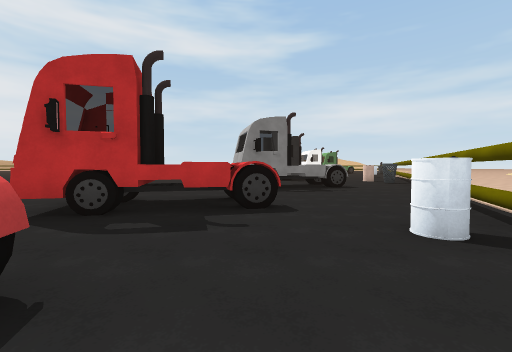
View 1 (above)

24 first-person views from a walk through a Unity game level. The camera is 1.5 m above the floor, tilts 2° down and sees 90° across. The floor is counted in squares, 2 m on a side. Each view is taken from the middle of a square. On the plan, view 1 faces up. The plan holds only what a view shows up to about 9 squares ahead; the rest is blank. The place goes on beyond the plan. The player character is not drawn. Door leaves are left out, so doorways stand open. Some surface patterns are stand-ins.

View 2
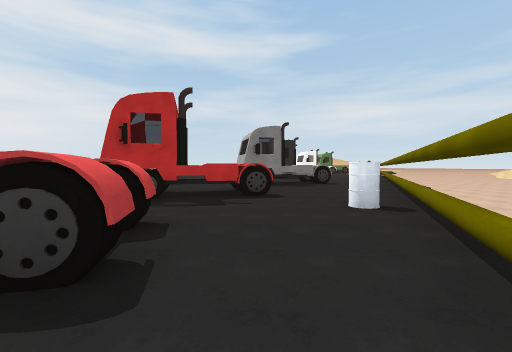

View 3
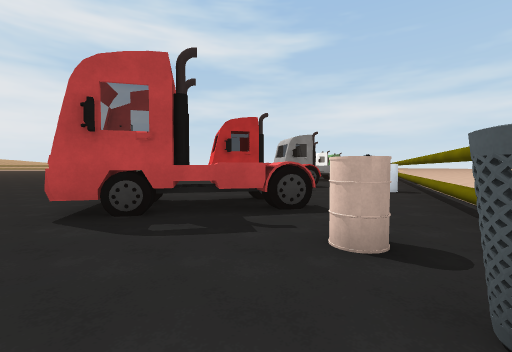

View 4
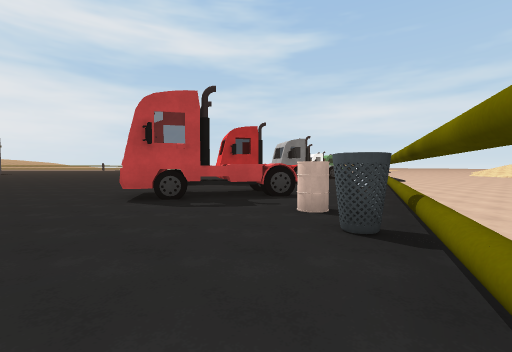

View 5
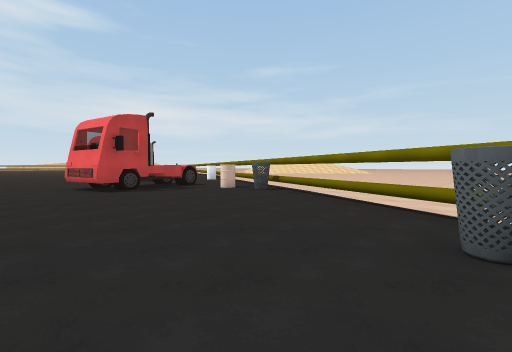

View 6
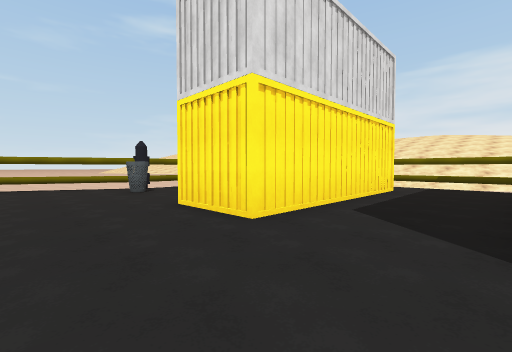

View 7
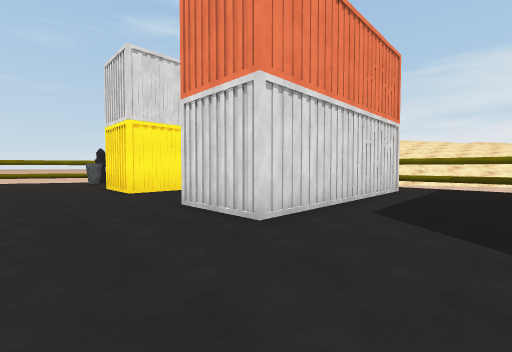

View 8
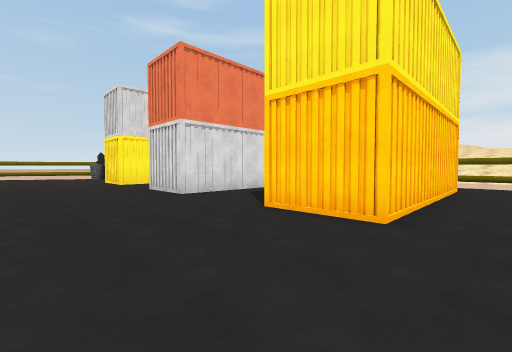

View 9
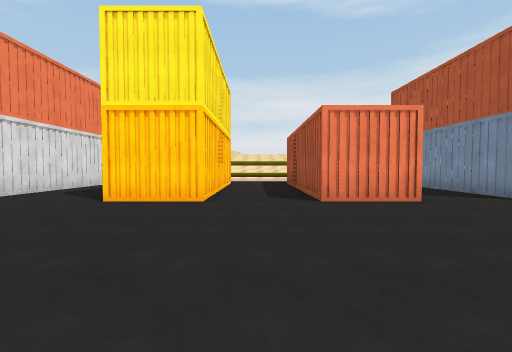

View 10
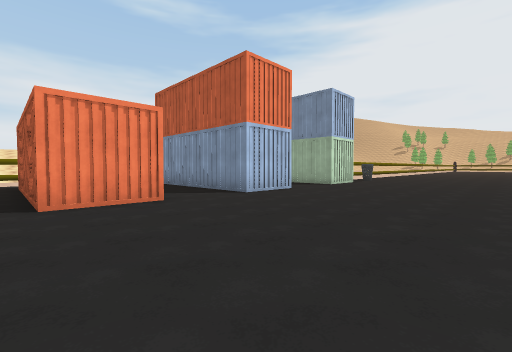

View 11
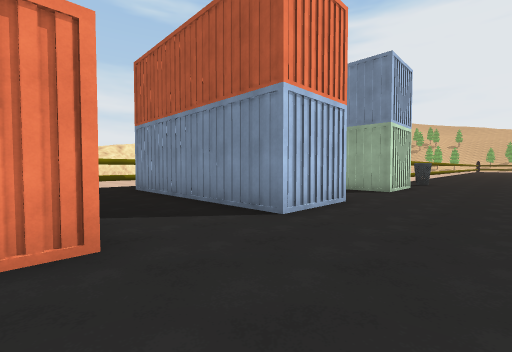

View 12
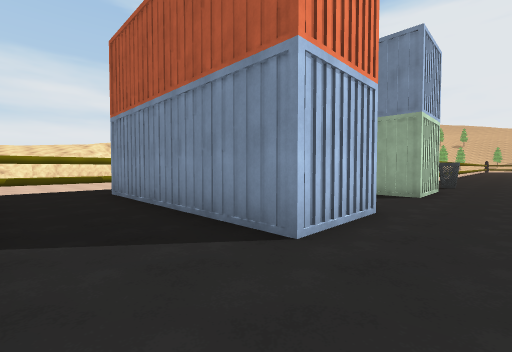

View 13
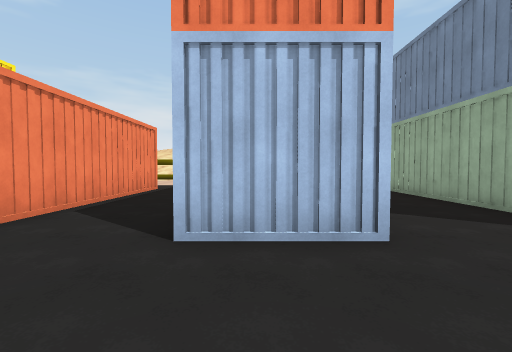

View 14
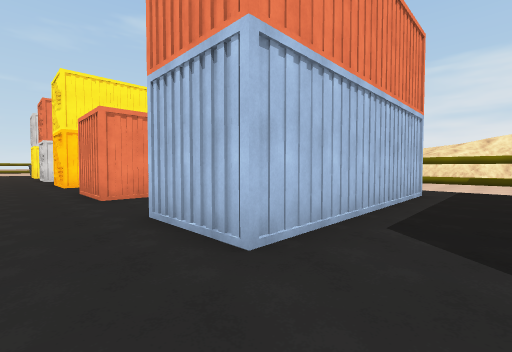

View 15
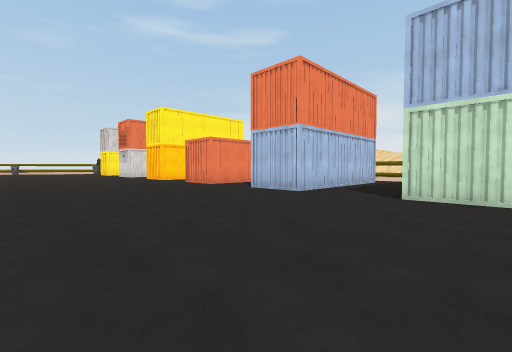

View 16
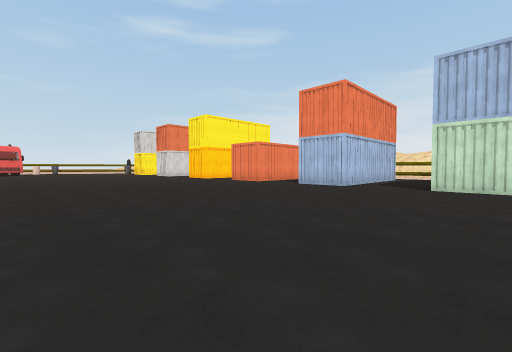

View 17
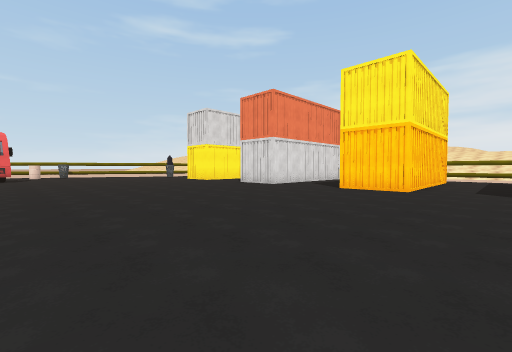

View 18
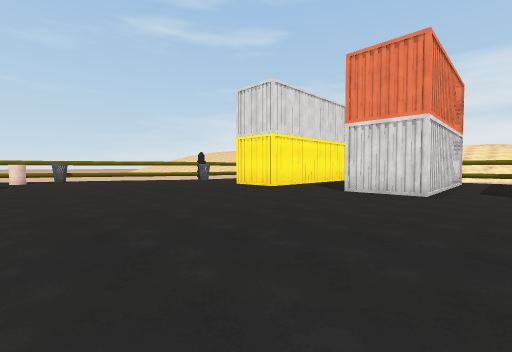

View 19
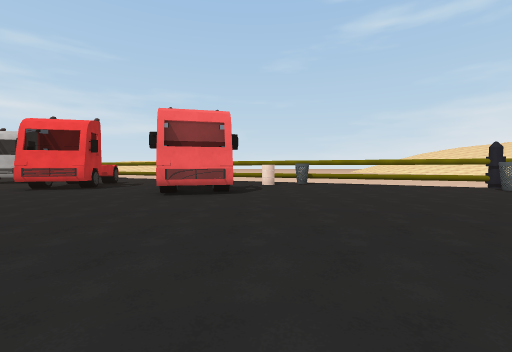

View 20
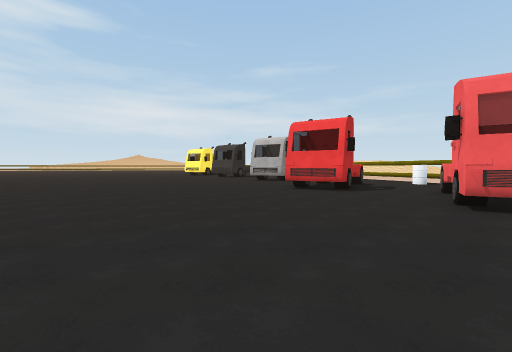

View 21
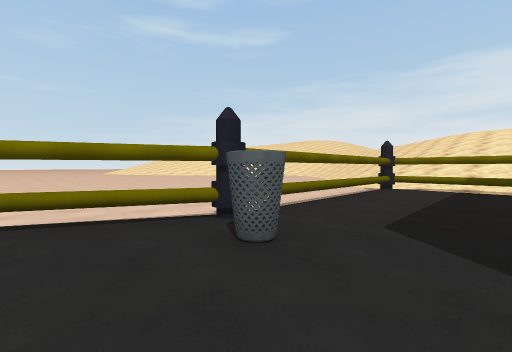

View 22
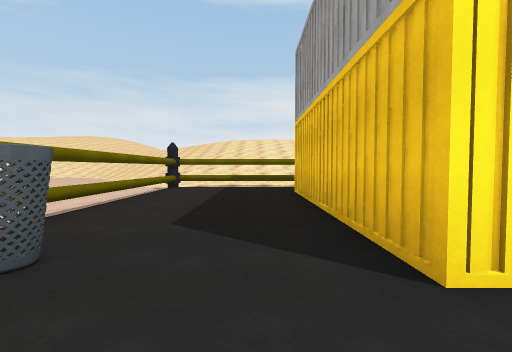

View 23
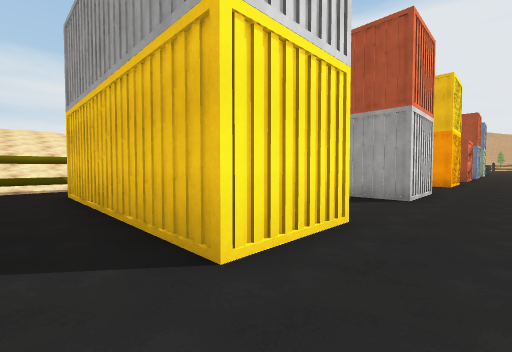

View 24
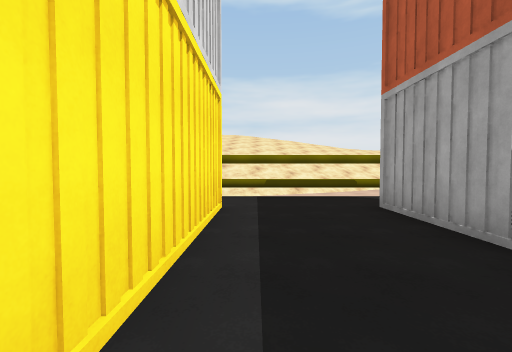

### Floor plan
Points are (right, up) in squares from view 1. A wall is a line through its corners. A room is listed if a view was taken in it or the views show most of it. See-through windows are left out.
Room 1 (view 1)
walls: (-0.3, 4.4) (-0.5, 5); (0.5, 4.7) (-3.5, 3.7); (-1.4, 1.7) (-1.3, 1); (-1.5, 5.5) (-2.4, 5.3) (-2, 4); (-1.1, 0.3) (-0.9, -0.4); (-2.9, 4.4) (-2.7, 3.8); (1.2, -0.9) (3.4, 3.9); (-4.3, 0.8) (-1.7, 1.5)
low walls: (-0.5, 5) (-2.4, 4.6)
ways out: opening at (-4.5, 2.5) to room 2; opening at (0, -1) to room 2
objects: other object (2, 3)
Room 2 (views 2, 3, 4, 5, 6, 7, 8, 9, 10, 11, 12, 13, 14, 15, 16, 17, 18, 19, 20, 21, 22, 23, 24)
walls: (-12.4, -13.2) (-12.4, -15.9); (-19.8, -15.8) (-19.8, -9.6) (-17.6, -9.6); (-14.5, -15.8) (-14.5, -9.6) (-12.4, -9.6) (-12.4, -11); (-24.6, -15.9) (-24.6, -9.6) (-22.5, -9.6) (-22.5, -15.8); (-9.3, -15.9) (-9.3, -9.6) (-7.2, -9.6) (-7.2, -15.9); (-29.3, -15.9) (-29.3, -9.6) (-27.2, -9.6) (-27.2, -15.9); (-3.1, -10.4) (1.2, -0.9); (-1.8, -0.6) (-1.9, 0); (-3.5, 3.7) (-4, 5.6); (-34.4, -9.6) (-32.3, -9.6) (-32.3, -15.1); (-0.9, -0.4) (-5, -1.4) (-5.5, 0.5) (-4.3, 0.8); (-1.3, 1) (-2.1, 0.8)
low walls: (-17, -17.4) (-14.6, -17.4); (-21, -17.4) (-19.6, -17.4); (-13.1, -17.4) (-9.1, -17.4); (-4.3, -1.2) (-4.4, -0.8); (-7.5, -17.4) (-3.1, -17.4) (-3.1, -10.4); (-1.9, 0) (-3.8, -0.5); (-31, -17.4) (-25, -17.4)
ways out: opening at (-4.5, 2.5) to room 1; opening at (0, -1) to room 1; gap at (-3, -10); gap at (0, -4)
objects: bin (-4, -10); bin (-1, -4); other object (-1, -3)

Positions as (right, up) in squares from view 1, and headings:
1: (0, 0), facing up
2: (0, -2), facing up
3: (-2, -5), facing up
4: (-2, -7), facing up
5: (-7, -10), facing up-right
6: (-12, -7), facing down-right
7: (-17, -7), facing down-right
8: (-21, -6), facing down-right
9: (-21, -4), facing down
10: (-22, -4), facing down-left
11: (-24, -7), facing down-left
12: (-25, -8), facing down-left
13: (-28, -7), facing down
14: (-31, -8), facing down-right
15: (-34, -3), facing down-right
16: (-34, 0), facing down-right
17: (-22, -1), facing down-right
18: (-16, -2), facing down-right
19: (-12, -2), facing right
20: (-11, 0), facing up-right
21: (-6, -8), facing down-right
22: (-6, -8), facing down
23: (-6, -8), facing down-left
24: (-10, -11), facing down
